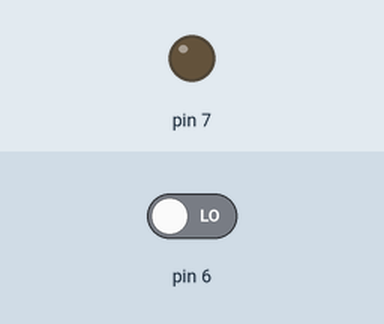
Recording of a sketch running on a simulated Arduino Uno, built with avr-gcc and run on an emulated ATmega328P. Shown: output pins drawn as LEDs (lit = HIGH). Dashed ring = blinking. The test bench sets the inputs (shaded band); at power-on: pin 6 LOW.

Above: at 1.2 s.
1.3 s: pin 6 driven HIGH
At 4.2 s:
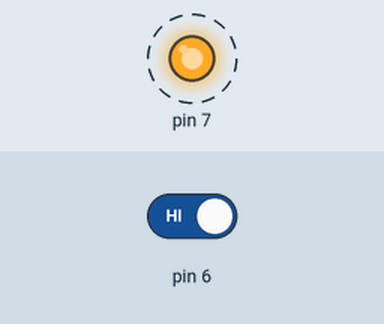
4.3 s: pin 6 driven LOW
At 5.2 s:
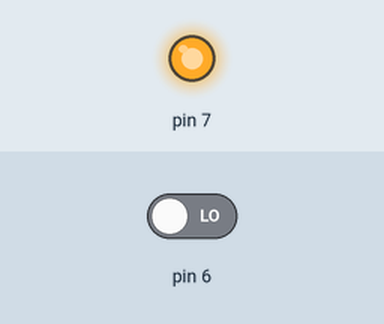
Timing chart, 0 to 7.3 s (numbered marks = the images above; inputs shaded):
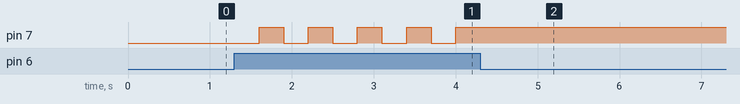

Measured:
- after the input at 1.3 s, pin 7: alternates HIGH for 0.30 s and LOW for 0.30 s, starting after 0.30 s
- after the input at 4.3 s, pin 7: stops changing and stays HIGH

The sketch:

button.ino
```cpp
/**
 * Seeeduino XIAO - Button demo
 * Link per installare la scheda
 * https://files.seeedstudio.com/arduino/package_seeeduino_boards_index.json
 */

void setup() {
  pinMode(7, OUTPUT);
  pinMode(6, INPUT);
}

void loop() {
  static byte stato;
  if (digitalRead(6)) {
    digitalWrite(7, stato);
    stato = !stato;
    delay(300);
  }
}
```
